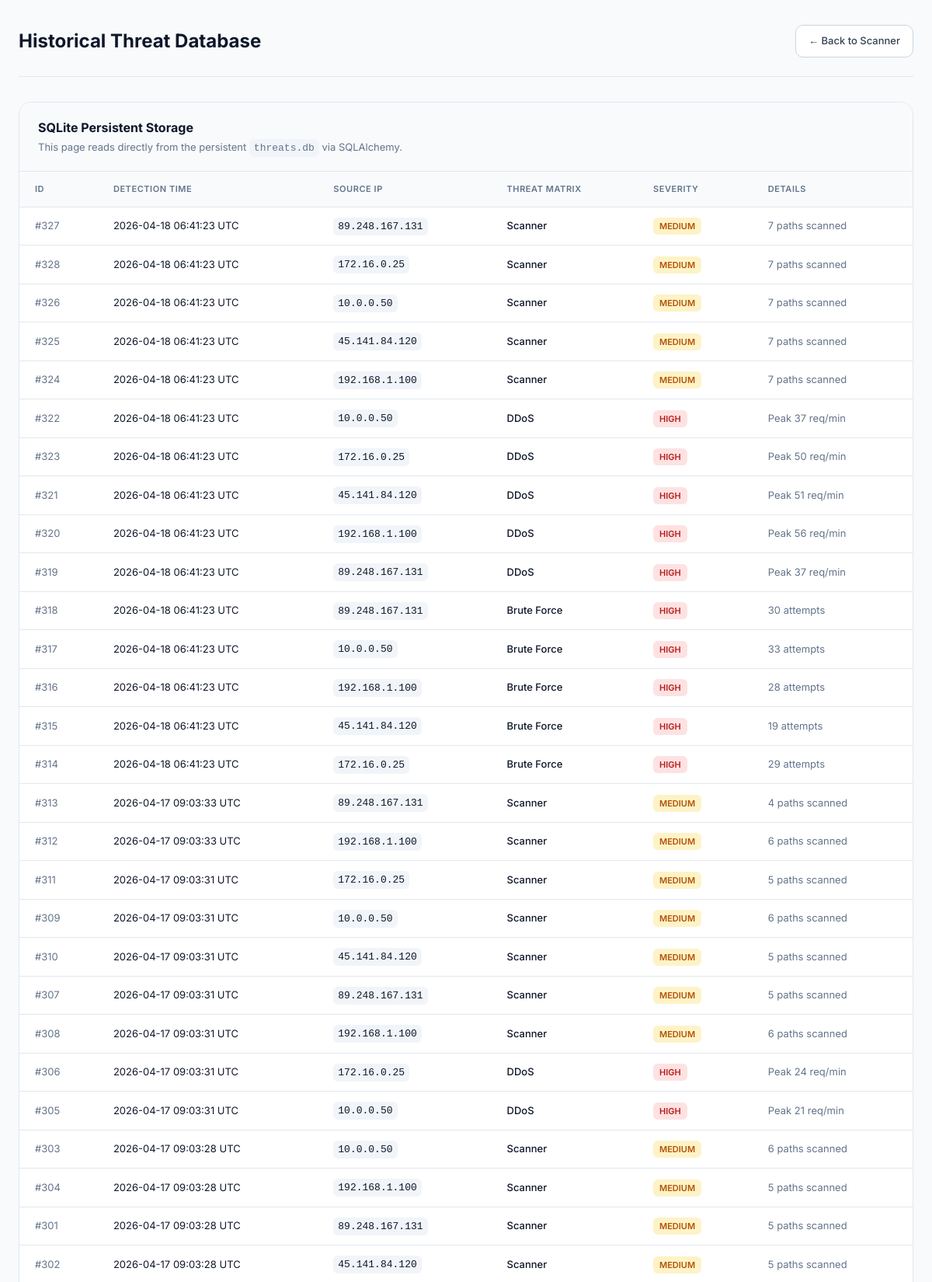
The app's page /history (upper part) with its own data.
### core/database.py (models this page shows, shortened)
class ThreatRecord(db.Model):
    id = db.Column(db.Integer, primary_key=True)
    ip_address = db.Column(db.String(50), nullable=False)
    threat_type = db.Column(db.String(50), nullable=False)
    severity = db.Column(db.String(20), nullable=False)
    timestamp = db.Column(db.DateTime, default=lambda: datetime.now(timezone.utc), nullable=False)
    details = db.Column(db.Text, nullable=True)

### app.py (the view)
@app.route('/history')
def history():
    records = ThreatRecord.query.order_by(ThreatRecord.timestamp.desc()).all()
    return render_template('history.html', records=records)

### templates/history.html (shortened to what this page needs)
<!doctype html>
<html lang="en">
<head>
</head>
<body>
  <div class="page">
    <div class="header">
      <h1>Historical Threat Database</h1>
      <a class="button" href="{{ url_for('index') }}">← Back to Scanner</a>
    </div>
    <div class="card">
      <div style="padding: 20px 24px; border-bottom: 1px solid var(--card-border); background: #f8fafc;">
        <h2 style="margin: 0; font-size: 16px;">SQLite Persistent Storage</h2>
        <p style="margin: 4px 0 0 0; color: #64748b; font-size: 13px;">This page reads directly from the persistent <code>threats.db</code> via SQLAlchemy.</p>
      </div>
      <table>
        <tr>
          <th>ID</th>
          <th>Detection Time</th>
          <th>Source IP</th>
          <th>Threat Matrix</th>
          <th>Severity</th>
          <th>Details</th>
        </tr>
        {% for row in records %}
        <tr>
          <td style="color:#64748b">#{{ row.id }}</td>
          <td>{{ row.timestamp.strftime('%Y-%m-%d %H:%M:%S UTC') }}</td>
          <td><code>{{ row.ip_address }}</code></td>
          <td style="font-weight:500;">{{ row.threat_type }}</td>
          <td><span class="badge badge-{{ row.severity }}">{{ row.severity }}</span></td>
          <td style="color:#64748b">{{ row.details }}</td>
        </tr>
        {% else %}
        <tr>
          <td colspan="6" style="text-align: center; padding: 40px; color: #94a3b8;">
            No historical threats recorded in the database yet. Run a scan to populate.
          </td>
        </tr>
        {% endfor %}
      </table>
    </div>
  </div>
</body>
</html>

### templates/history.html (style rules this page uses)
:root { --bg: #f8fafc; --surface: #ffffff; --card-border: #e2e8f0; --primary: #3b82f6; --text: #0f172a; --text-muted: #64748b; }
body { margin: 0; font-family: 'Inter', sans-serif; background-color: var(--bg); color: var(--text); line-height: 1.5; }
.page { max-width: 1400px; margin: 0 auto; padding: 32px 24px; }
.header { display: flex; justify-content: space-between; align-items: center; margin-bottom: 32px; padding-bottom: 24px; border-bottom: 1px solid var(--card-border); }
h1 { margin: 0; font-size: 24px; color: #0f172a; }
a.button { padding: 10px 16px; border-radius: 10px; background: #ffffff; color: #334155; text-decoration: none; font-weight: 500; font-size: 13px; border: 1px solid #cbd5e1; }
.card { background: var(--surface); border-radius: 16px; border: 1px solid var(--card-border); box-shadow: 0 4px 6px -1px rgba(0, 0, 0, 0.02); overflow: hidden; }
table { width: 100%; border-collapse: collapse; font-size: 13px; }
th, td { padding: 14px 20px; text-align: left; border-bottom: 1px solid var(--card-border); }
th { font-weight: 600; color: var(--text-muted); background: #f8fafc; text-transform: uppercase; font-size: 11px; letter-spacing: 0.05em; }
code { font-family: monospace; background: #f1f5f9; padding: 4px 6px; border-radius: 6px; }
.badge { padding: 4px 8px; border-radius: 6px; font-size: 11px; font-weight: 600; text-transform: uppercase; }
.badge-High, .badge-Critical { background: #fee2e2; color: #b91c1c; }
.badge-Medium { background: #fef3c7; color: #b45309; }

### records on screen
ThreatRecord: id "327", timestamp "2026-04-18 06:41:23 UTC", ip_address "89.248.167.131", threat_type "Scanner", severity "MEDIUM", details "7 paths scanned"
ThreatRecord: id "328", timestamp "2026-04-18 06:41:23 UTC", ip_address "172.16.0.25", threat_type "Scanner", severity "MEDIUM", details "7 paths scanned"
ThreatRecord: id "326", timestamp "2026-04-18 06:41:23 UTC", ip_address "10.0.0.50", threat_type "Scanner", severity "MEDIUM", details "7 paths scanned"
ThreatRecord: id "325", timestamp "2026-04-18 06:41:23 UTC", ip_address "45.141.84.120", threat_type "Scanner", severity "MEDIUM", details "7 paths scanned"
ThreatRecord: id "324", timestamp "2026-04-18 06:41:23 UTC", ip_address "192.168.1.100", threat_type "Scanner", severity "MEDIUM", details "7 paths scanned"
ThreatRecord: id "322", timestamp "2026-04-18 06:41:23 UTC", ip_address "10.0.0.50", threat_type "DDoS", severity "HIGH", details "Peak 37 req/min"
ThreatRecord: id "323", timestamp "2026-04-18 06:41:23 UTC", ip_address "172.16.0.25", threat_type "DDoS", severity "HIGH", details "Peak 50 req/min"
ThreatRecord: id "321", timestamp "2026-04-18 06:41:23 UTC", ip_address "45.141.84.120", threat_type "DDoS", severity "HIGH", details "Peak 51 req/min"
ThreatRecord: id "320", timestamp "2026-04-18 06:41:23 UTC", ip_address "192.168.1.100", threat_type "DDoS", severity "HIGH", details "Peak 56 req/min"
ThreatRecord: id "319", timestamp "2026-04-18 06:41:23 UTC", ip_address "89.248.167.131", threat_type "DDoS", severity "HIGH", details "Peak 37 req/min"
ThreatRecord: id "318", timestamp "2026-04-18 06:41:23 UTC", ip_address "89.248.167.131", threat_type "Brute Force", severity "HIGH", details "30 attempts"
ThreatRecord: id "317", timestamp "2026-04-18 06:41:23 UTC", ip_address "10.0.0.50", threat_type "Brute Force", severity "HIGH", details "33 attempts"
ThreatRecord: id "316", timestamp "2026-04-18 06:41:23 UTC", ip_address "192.168.1.100", threat_type "Brute Force", severity "HIGH", details "28 attempts"
ThreatRecord: id "315", timestamp "2026-04-18 06:41:23 UTC", ip_address "45.141.84.120", threat_type "Brute Force", severity "HIGH", details "19 attempts"
ThreatRecord: id "314", timestamp "2026-04-18 06:41:23 UTC", ip_address "172.16.0.25", threat_type "Brute Force", severity "HIGH", details "29 attempts"
ThreatRecord: id "313", timestamp "2026-04-17 09:03:33 UTC", ip_address "89.248.167.131", threat_type "Scanner", severity "MEDIUM", details "4 paths scanned"
ThreatRecord: id "312", timestamp "2026-04-17 09:03:33 UTC", ip_address "192.168.1.100", threat_type "Scanner", severity "MEDIUM", details "6 paths scanned"
ThreatRecord: id "311", timestamp "2026-04-17 09:03:31 UTC", ip_address "172.16.0.25", threat_type "Scanner", severity "MEDIUM", details "5 paths scanned"
ThreatRecord: id "309", timestamp "2026-04-17 09:03:31 UTC", ip_address "10.0.0.50", threat_type "Scanner", severity "MEDIUM", details "6 paths scanned"
ThreatRecord: id "310", timestamp "2026-04-17 09:03:31 UTC", ip_address "45.141.84.120", threat_type "Scanner", severity "MEDIUM", details "5 paths scanned"
ThreatRecord: id "307", timestamp "2026-04-17 09:03:31 UTC", ip_address "89.248.167.131", threat_type "Scanner", severity "MEDIUM", details "5 paths scanned"
ThreatRecord: id "308", timestamp "2026-04-17 09:03:31 UTC", ip_address "192.168.1.100", threat_type "Scanner", severity "MEDIUM", details "6 paths scanned"
ThreatRecord: id "306", timestamp "2026-04-17 09:03:31 UTC", ip_address "172.16.0.25", threat_type "DDoS", severity "HIGH", details "Peak 24 req/min"
ThreatRecord: id "305", timestamp "2026-04-17 09:03:31 UTC", ip_address "10.0.0.50", threat_type "DDoS", severity "HIGH", details "Peak 21 req/min"
ThreatRecord: id "303", timestamp "2026-04-17 09:03:28 UTC", ip_address "10.0.0.50", threat_type "Scanner", severity "MEDIUM", details "6 paths scanned"
ThreatRecord: id "304", timestamp "2026-04-17 09:03:28 UTC", ip_address "192.168.1.100", threat_type "Scanner", severity "MEDIUM", details "5 paths scanned"
ThreatRecord: id "301", timestamp "2026-04-17 09:03:28 UTC", ip_address "89.248.167.131", threat_type "Scanner", severity "MEDIUM", details "5 paths scanned"
ThreatRecord: id "302", timestamp "2026-04-17 09:03:28 UTC", ip_address "45.141.84.120", threat_type "Scanner", severity "MEDIUM", details "5 paths scanned"
